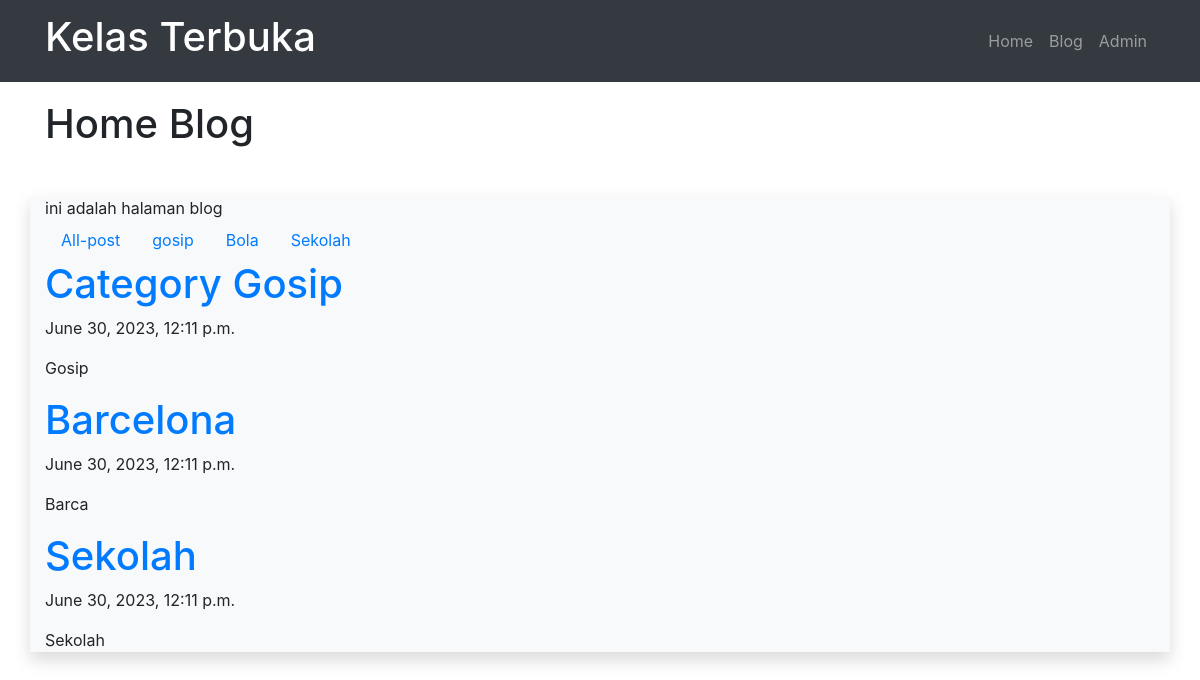
Page /blog on the committed database.
### blog/models.py (models this page shows, shortened)
class ModelPostingan(models.Model):
    judul       = models.CharField(max_length=255)
    body        = models.TextField()
    category    = models.CharField(max_length=255)
    publish     = models.DateTimeField(auto_now_add= True)
    update      = models.DateTimeField(auto_now = True)
    slug        = models.SlugField(blank=True, editable= False)

### blog/views.py (the view)
# urls.py: path('', views.index, name='index'),
def index(request):
    posts = ModelPostingan.objects.all();
    categories = ModelPostingan.objects.values('category').distinct();
    context = {
		'Judul':'Home Blog',
		'Content':'ini adalah halaman blog',
		'Categories':categories,
		'Posts':posts,
    }
    return render(request, 'blog/index.html', context)

### blog/templates/blog/index.html (shortened to what this page needs)
{% extends "base.html" %}
{% block pageTitle %}
	{{Judul}}
{% endblock pageTitle %}
{% block contents %}
	{{Content}}
	<ul class="nav">
		<li class="nav-item">
			<a class = "nav-link" href="/blog" title="">
				All-post
			</a>
		</li>
	{% for dataCategory in Categories %}
		<li class="nav-item">
			<a class = "nav-link" href="/blog/category/{{dataCategory.category}}" title="">
				{{dataCategory.category}}
			</a>
		</li>
	{% endfor %}
	</ul>
	{% for post in Posts %}
		<a href="/blog/post/{{post.slug}}" title="">
			<h1>{{post.judul}}</h1>
		</a>
		<p>{{post.publish}}</p>
		<p>{{post.body|truncatechars:200}}</p>
	{% endfor %}
{% endblock contents %}

### templates/base.html (shortened to what this page needs)
<!DOCTYPE html>
<html>
<head>
	{% include "snippets/styles.html" %}
</head>
<body>
	{% include "snippets/navbar.html" %}
	<div class="container" style="margin-top:100px">
		<h1>
		{% block pageTitle %}
		{% endblock pageTitle %}
		</h1>
	</div>
	<div class="container bg-light shadow mt-5">
		{% block contents %}
		{% endblock contents %}
	</div>
</body>
</html>

### templates/snippets/styles.html (shortened to what this page needs)
<link rel="stylesheet" href="https://stackpath.bootstrapcdn.com/bootstrap/4.1.3/css/bootstrap.min.css">

### templates/snippets/navbar.html (shortened to what this page needs)
<nav class="navbar fixed-top navbar-expand-sm navbar-dark bg-dark">
		<div class="container">
			<a class="navbar-brand" href="#">
				<h1>Kelas Terbuka</h1>
			</a>
			<div class="collapse navbar-collapse" id="navbarSupportedContent">
				<ul class="navbar-nav ml-auto">
					<li class="nav-item">
						<a class="nav-link" href="/">
							Home
						</a>
					</li>
					<li class="nav-item">
						<a class="nav-link" href="/blog">
							Blog
						</a>
					</li>
					<li class="nav-item">
						<a class="nav-link" href="/admin">
							Admin
						</a>
					</li>
				</ul>
			</div>
		</div>
	</nav>

### rows in the picture
ModelPostingan: judul "Category Gosip", publish "June 30, 2023, 12:11 p.m.", body "Gosip"
ModelPostingan: judul "Barcelona", publish "June 30, 2023, 12:11 p.m.", body "Barca"
ModelPostingan: judul "Sekolah", publish "June 30, 2023, 12:11 p.m.", body "Sekolah"

### other values in the picture
{{ Judul }} "Home Blog"
{{ Content }} "ini adalah halaman blog"
{{ dataCategory.category }} "gosip" "Bola" "Sekolah"
